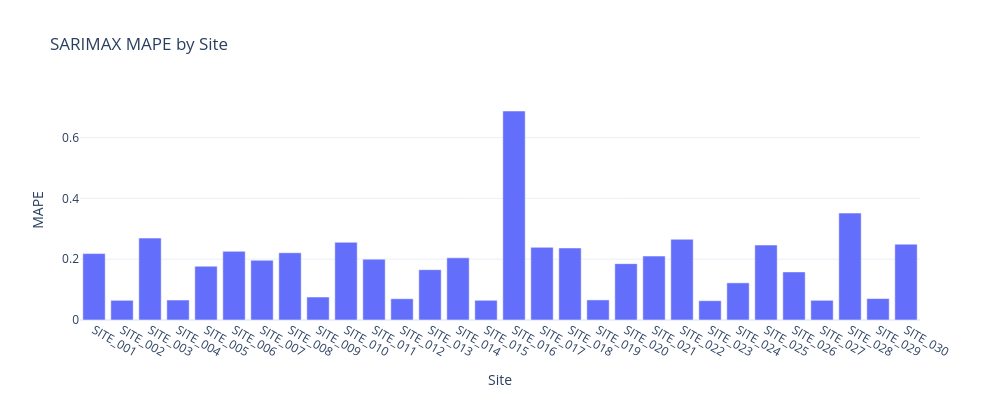

The code cell stored with this chart in its notebook:
### Code cell
fig = go.Figure(go.Bar(x=site_mapes['site_id'], y=site_mapes['mape']))
fig.update_layout(title='SARIMAX MAPE by Site', xaxis_title='Site', yaxis_title='MAPE',
                   template='plotly_white', width=1000, height=400)
fig.show()

### Figure 1 — Plotly figure (JSON) as saved in the notebook; plotly's stock layout.template omitted (floating-point values rounded to 4 significant figures)
{"data": [{"type": "bar", "x": ["SITE_001", "SITE_002", "SITE_003", "SITE_004", "SITE_005", "SITE_006", "SITE_007", "SITE_008", "SITE_009", "SITE_010", "SITE_011", "SITE_012", "SITE_013", "SITE_014", "SITE_015", "SITE_016", "SITE_017", "SITE_018", "SITE_019", "SITE_020", "SITE_021", "SITE_022", "SITE_023", "SITE_024", "SITE_025", "SITE_026", "SITE_027", "SITE_028", "SITE_029", "SITE_030"], "y": [0.2184, 0.06472, 0.2694, 0.06577, 0.1768, 0.2258, 0.1963, 0.2211, 0.07557, 0.2555, 0.2002, 0.06992, 0.1655, 0.2045, 0.06483, 0.6873, 0.239, 0.2368, 0.0661, 0.1853, 0.2102, 0.2655, 0.06343, 0.1222, 0.2464, 0.1581, 0.0647, 0.3516, 0.07052, 0.2493]}], "layout": {"height": 400, "title": {"text": "SARIMAX MAPE by Site"}, "width": 1000, "xaxis": {"title": {"text": "Site"}}, "yaxis": {"title": {"text": "MAPE"}}}}
